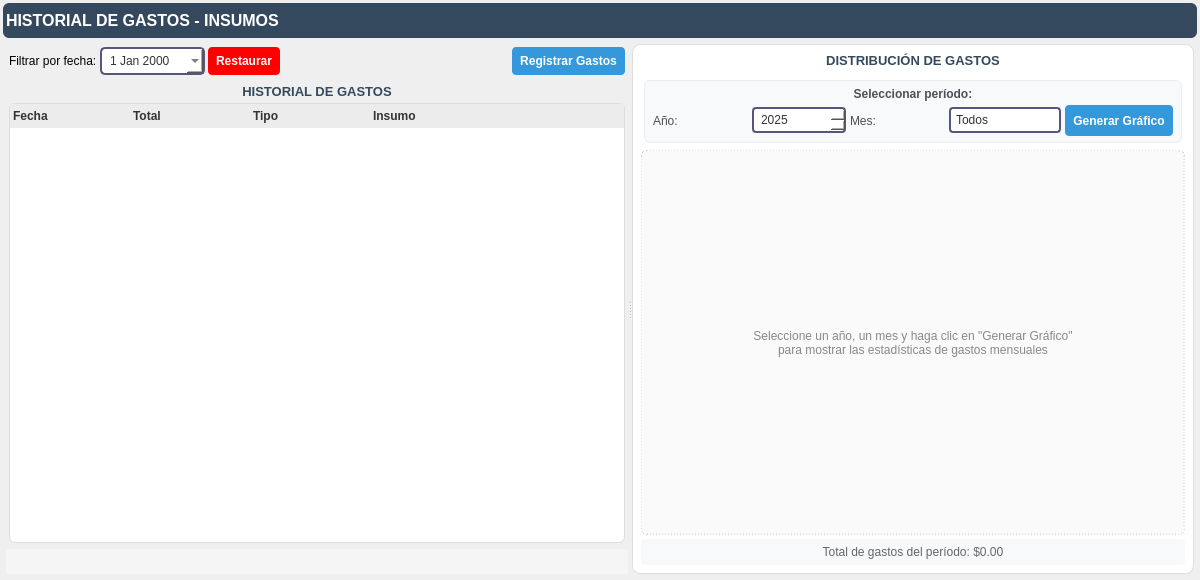
<?xml version="1.0" encoding="UTF-8"?>
<ui version="4.0">
 <class>Gastos</class>
 <widget class="QWidget" name="Gastos">
  <property name="geometry">
   <rect>
    <x>0</x>
    <y>0</y>
    <width>1200</width>
    <height>580</height>
   </rect>
  </property>
  <property name="windowTitle">
   <string>Historial de Compras - Extintores</string>
  </property>
  <property name="styleSheet">
   <string notr="true">QFrame {
    border-radius: 6px;
}
QMainWindow {
    background-color: #f9f9f9;
    font-family: &quot;Poppins&quot;, &quot;Segoe UI&quot;, sans-serif;
    font-size: 14px;
}
QPushButton {
    background-color: #3498db;
    color: white;
    border: none;
    border-radius: 4px;
    padding: 3px 8px;
    min-height: 22px; }
QPushButton:hover {
    background-color: #2980b9;
}
QPushButton:disabled {
    background-color: #bdc3c7;
}
QPushButton#btnCerrarCaja {
    background-color: #e74c3c;
}
QPushButton#btnCerrarCaja:hover {
    background-color: #c0392b;
}
QLineEdit, QComboBox, QDateEdit {
    border: 1px solid #cccccc;
    border-radius: 4px;
    padding: 2px; background: white;
}

/* QTableWidget / QTableView */
QHeaderView::section {
    background-color: #ececec;
    color: #333;
    padding: 3px; border: none;
    font-weight: bold;
}
QTableWidget {
    border: 1px solid #ddd;
    background-color: white;
    gridline-color: #ccc;
    alternate-background-color: #f2f2f2;
}
QTableWidget::item {
    padding: 4px; }
QTableWidget::item:hover {
    background-color: #f0f8ff;
}
/* QLineEdit (buscador) */
QLineEdit {
    border: 2px solid #ddd;
    border-radius: 8px;
    padding: 4px 10px; background-color: white;
}
QLineEdit:focus {
    border-color: #007BFF;
}
QComboBox {
     border: 2px solid rgb(85, 85, 127);
     border-radius: 5px;
     padding: 4px 6px; color: #333;
     background-color: #fff;
   }
QDateEdit {
     border: 2px solid  rgb(85, 85, 127);
     border-radius: 5px;
     padding: 4px 6px; color: #333;
     background-color: #fff;
   }
QComboBox:focus {
     border: 1px solid #0078d7;
     background-color: #eef6ff;
   }

QDateEdit:focus {
     border: 1px solid #0078d7;
     background-color: #eef6ff;
   }</string>
  </property>
  <layout class="QVBoxLayout" name="verticalLayout">
   <property name="spacing">
    <number>3</number>
   </property>
   <property name="leftMargin">
    <number>3</number>
   </property>
   <property name="topMargin">
    <number>3</number>
   </property>
   <property name="rightMargin">
    <number>3</number>
   </property>
   <property name="bottomMargin">
    <number>3</number>
   </property>
   <item>
    <widget class="QFrame" name="frameHeader">
     <property name="minimumSize">
      <size>
       <width>0</width>
       <height>35</height>
      </size>
     </property>
     <property name="maximumSize">
      <size>
       <width>16777215</width>
       <height>35</height>
      </size>
     </property>
     <property name="styleSheet">
      <string notr="true">
background:#34495E;</string>
     </property>
     <property name="frameShape">
      <enum>QFrame::StyledPanel</enum>
     </property>
     <property name="frameShadow">
      <enum>QFrame::Raised</enum>
     </property>
     <layout class="QHBoxLayout" name="horizontalLayout_1">
      <property name="spacing">
       <number>3</number>
      </property>
      <property name="leftMargin">
       <number>3</number>
      </property>
      <property name="topMargin">
       <number>3</number>
      </property>
      <property name="rightMargin">
       <number>3</number>
      </property>
      <property name="bottomMargin">
       <number>3</number>
      </property>
      <item>
       <widget class="QLabel" name="labelTitle">
        <property name="font">
         <font>
          <pointsize>12</pointsize>
          <bold>true</bold>
         </font>
        </property>
        <property name="styleSheet">
         <string notr="true">color: rgb(255, 255, 255);</string>
        </property>
        <property name="text">
         <string>HISTORIAL DE GASTOS - INSUMOS</string>
        </property>
       </widget>
      </item>
      <item>
       <spacer name="horizontalSpacer_1">
        <property name="orientation">
         <enum>Qt::Horizontal</enum>
        </property>
        <property name="sizeHint" stdset="0">
         <size>
          <width>40</width>
          <height>20</height>
         </size>
        </property>
       </spacer>
      </item>
     </layout>
    </widget>
   </item>
   <item>
    <widget class="QFrame" name="frameContenidoPrincipal">
     <property name="sizePolicy">
      <sizepolicy hsizetype="Preferred" vsizetype="Expanding">
       <horstretch>0</horstretch>
       <verstretch>0</verstretch>
      </sizepolicy>
     </property>
     <property name="frameShape">
      <enum>QFrame::StyledPanel</enum>
     </property>
     <property name="frameShadow">
      <enum>QFrame::Raised</enum>
     </property>
     <layout class="QVBoxLayout" name="verticalLayout_main_content">
      <property name="spacing">
       <number>3</number>
      </property>
      <property name="leftMargin">
       <number>3</number>
      </property>
      <property name="topMargin">
       <number>3</number>
      </property>
      <property name="rightMargin">
       <number>3</number>
      </property>
      <property name="bottomMargin">
       <number>3</number>
      </property>
      <item>
       <widget class="QSplitter" name="mainSplitter">
        <property name="orientation">
         <enum>Qt::Horizontal</enum>
        </property>
        <widget class="QFrame" name="frameIzquierdo">
         <property name="sizePolicy">
          <sizepolicy hsizetype="Expanding" vsizetype="Expanding">
           <horstretch>1</horstretch>
           <verstretch>0</verstretch>
          </sizepolicy>
         </property>
         <property name="frameShape">
          <enum>QFrame::StyledPanel</enum>
         </property>
         <property name="frameShadow">
          <enum>QFrame::Raised</enum>
         </property>
         <layout class="QVBoxLayout" name="verticalLayoutIzquierdo">
          <property name="spacing">
           <number>3</number>
          </property>
          <property name="leftMargin">
           <number>0</number>
          </property>
          <property name="topMargin">
           <number>0</number>
          </property>
          <property name="rightMargin">
           <number>0</number>
          </property>
          <property name="bottomMargin">
           <number>0</number>
          </property>
          <item>
           <widget class="QFrame" name="frameClienteSelection">
            <property name="frameShape">
             <enum>QFrame::StyledPanel</enum>
            </property>
            <property name="frameShadow">
             <enum>QFrame::Raised</enum>
            </property>
            <layout class="QHBoxLayout" name="horizontalLayout_2">
             <property name="spacing">
              <number>3</number>
             </property>
             <property name="leftMargin">
              <number>3</number>
             </property>
             <property name="topMargin">
              <number>3</number>
             </property>
             <property name="rightMargin">
              <number>3</number>
             </property>
             <property name="bottomMargin">
              <number>3</number>
             </property>
             <item alignment="Qt::AlignLeft">
              <widget class="QLabel" name="label">
               <property name="styleSheet">
                <string notr="true">color:black;</string>
               </property>
               <property name="text">
                <string>Filtrar por fecha:</string>
               </property>
              </widget>
             </item>
             <item alignment="Qt::AlignLeft">
              <widget class="QDateEdit" name="dateEdit">
               <property name="calendarPopup">
                <bool>true</bool>
               </property>
              </widget>
             </item>
             <item>
              <widget class="QPushButton" name="btnRestaurar">
               <property name="font">
                <font>
                 <bold>true</bold>
                </font>
               </property>
               <property name="styleSheet">
                <string notr="true">
background-color:  rgb(255, 0, 0);</string>
               </property>
               <property name="text">
                <string>Restaurar</string>
               </property>
              </widget>
             </item>
             <item>
              <spacer name="horizontalSpacer">
               <property name="orientation">
                <enum>Qt::Horizontal</enum>
               </property>
               <property name="sizeHint" stdset="0">
                <size>
                 <width>40</width>
                 <height>20</height>
                </size>
               </property>
              </spacer>
             </item>
             <item alignment="Qt::AlignRight">
              <widget class="QPushButton" name="pushButton">
               <property name="font">
                <font>
                 <bold>true</bold>
                </font>
               </property>
               <property name="text">
                <string>Registrar Gastos</string>
               </property>
               <property name="icon">
                <iconset>
                 <normaloff>../images/dinero.png</normaloff>../images/dinero.png</iconset>
               </property>
              </widget>
             </item>
            </layout>
           </widget>
          </item>
          <item>
           <widget class="QFrame" name="frameTabla">
            <property name="sizePolicy">
             <sizepolicy hsizetype="Expanding" vsizetype="Expanding">
              <horstretch>3</horstretch>
              <verstretch>0</verstretch>
             </sizepolicy>
            </property>
            <property name="frameShape">
             <enum>QFrame::StyledPanel</enum>
            </property>
            <property name="frameShadow">
             <enum>QFrame::Raised</enum>
            </property>
            <layout class="QVBoxLayout" name="verticalLayoutTabla">
             <property name="spacing">
              <number>2</number>
             </property>
             <property name="leftMargin">
              <number>3</number>
             </property>
             <property name="topMargin">
              <number>3</number>
             </property>
             <property name="rightMargin">
              <number>3</number>
             </property>
             <property name="bottomMargin">
              <number>3</number>
             </property>
             <item>
              <widget class="QLabel" name="labelTituloTabla">
               <property name="font">
                <font>
                 <pointsize>10</pointsize>
                 <bold>true</bold>
                </font>
               </property>
               <property name="styleSheet">
                <string notr="true">color: #34495E; margin-bottom: 2px;</string>
               </property>
               <property name="text">
                <string>HISTORIAL DE GASTOS</string>
               </property>
               <property name="alignment">
                <set>Qt::AlignCenter</set>
               </property>
              </widget>
             </item>
             <item>
              <widget class="QTableWidget" name="tableGastos">
               <property name="styleSheet">
                <string notr="true">color:black;</string>
               </property>
               <property name="editTriggers">
                <set>QAbstractItemView::NoEditTriggers</set>
               </property>
               <property name="alternatingRowColors">
                <bool>false</bool>
               </property>
               <property name="selectionBehavior">
                <enum>QAbstractItemView::SelectRows</enum>
               </property>
               <property name="sortingEnabled">
                <bool>true</bool>
               </property>
               <attribute name="horizontalHeaderDefaultSectionSize">
                <number>120</number>
               </attribute>
               <attribute name="horizontalHeaderStretchLastSection">
                <bool>true</bool>
               </attribute>
               <column>
                <property name="text">
                 <string>Fecha</string>
                </property>
                <property name="font">
                 <font>
                  <bold>true</bold>
                 </font>
                </property>
                <property name="textAlignment">
                 <set>AlignLeading|AlignVCenter</set>
                </property>
               </column>
               <column>
                <property name="text">
                 <string>Total</string>
                </property>
                <property name="font">
                 <font>
                  <bold>true</bold>
                 </font>
                </property>
                <property name="textAlignment">
                 <set>AlignLeading|AlignVCenter</set>
                </property>
               </column>
               <column>
                <property name="text">
                 <string>Tipo</string>
                </property>
                <property name="font">
                 <font>
                  <bold>true</bold>
                 </font>
                </property>
                <property name="textAlignment">
                 <set>AlignLeading|AlignVCenter</set>
                </property>
               </column>
               <column>
                <property name="text">
                 <string>Insumo</string>
                </property>
                <property name="font">
                 <font>
                  <bold>true</bold>
                 </font>
                </property>
                <property name="textAlignment">
                 <set>AlignLeading|AlignVCenter</set>
                </property>
               </column>
              </widget>
             </item>
            </layout>
           </widget>
          </item>
          <item>
           <widget class="QWidget" name="widgetPaginacion" native="true">
            <property name="maximumSize">
             <size>
              <width>16777215</width>
              <height>25</height>
             </size>
            </property>
            <property name="styleSheet">
             <string notr="true">background-color: #f5f5f5;
border: none;</string>
            </property>
            <layout class="QHBoxLayout" name="horizontalLayout_3">
             <property name="leftMargin">
              <number>0</number>
             </property>
             <property name="topMargin">
              <number>0</number>
             </property>
             <property name="rightMargin">
              <number>0</number>
             </property>
             <property name="bottomMargin">
              <number>0</number>
             </property>
             <item>
              <spacer name="horizontalSpacer_3">
               <property name="orientation">
                <enum>Qt::Horizontal</enum>
               </property>
               <property name="sizeHint" stdset="0">
                <size>
                 <width>40</width>
                 <height>20</height>
                </size>
               </property>
              </spacer>
             </item>
             <item>
              <widget class="QPushButton" name="btnFirstPage">
               <property name="cursor">
                <cursorShape>PointingHandCursor</cursorShape>
               </property>
               <property name="text">
                <string/>
               </property>
               <property name="icon">
                <iconset>
                 <normaloff>../images/anterior (1).png</normaloff>../images/anterior (1).png</iconset>
               </property>
               <property name="iconSize">
                <size>
                 <width>16</width>
                 <height>16</height>
                </size>
               </property>
              </widget>
             </item>
             <item>
              <widget class="QPushButton" name="btnPreviousPage">
               <property name="cursor">
                <cursorShape>PointingHandCursor</cursorShape>
               </property>
               <property name="text">
                <string/>
               </property>
               <property name="icon">
                <iconset>
                 <normaloff>../images/anterior.png</normaloff>../images/anterior.png</iconset>
               </property>
              </widget>
             </item>
             <item>
              <widget class="QLabel" name="labelPageInfo">
               <property name="styleSheet">
                <string notr="true">color: black</string>
               </property>
               <property name="text">
                <string/>
               </property>
              </widget>
             </item>
             <item>
              <widget class="QPushButton" name="btnNextPage">
               <property name="cursor">
                <cursorShape>PointingHandCursor</cursorShape>
               </property>
               <property name="styleSheet">
                <string notr="true"/>
               </property>
               <property name="text">
                <string/>
               </property>
               <property name="icon">
                <iconset>
                 <normaloff>../images/sssiguiente.png</normaloff>../images/sssiguiente.png</iconset>
               </property>
              </widget>
             </item>
             <item>
              <widget class="QPushButton" name="btnLastPage">
               <property name="cursor">
                <cursorShape>PointingHandCursor</cursorShape>
               </property>
               <property name="styleSheet">
                <string notr="true"/>
               </property>
               <property name="text">
                <string/>
               </property>
               <property name="icon">
                <iconset>
                 <normaloff>../images/proximo (1).png</normaloff>../images/proximo (1).png</iconset>
               </property>
               <property name="iconSize">
                <size>
                 <width>16</width>
                 <height>16</height>
                </size>
               </property>
              </widget>
             </item>
             <item>
              <spacer name="horizontalSpacer_4">
               <property name="orientation">
                <enum>Qt::Horizontal</enum>
               </property>
               <property name="sizeHint" stdset="0">
                <size>
                 <width>40</width>
                 <height>20</height>
                </size>
               </property>
              </spacer>
             </item>
            </layout>
           </widget>
          </item>
         </layout>
        </widget>
        <widget class="QFrame" name="frameGrafico">
         <property name="sizePolicy">
          <sizepolicy hsizetype="Expanding" vsizetype="Expanding">
           <horstretch>1</horstretch>
           <verstretch>0</verstretch>
          </sizepolicy>
         </property>
         <property name="minimumSize">
          <size>
           <width>350</width>
           <height>0</height>
          </size>
         </property>
         <property name="styleSheet">
          <string notr="true">QFrame#frameGrafico {
    background-color: white;
    border: 1px solid #ddd;
    border-radius: 8px;
}</string>
         </property>
         <property name="frameShape">
          <enum>QFrame::StyledPanel</enum>
         </property>
         <property name="frameShadow">
          <enum>QFrame::Raised</enum>
         </property>
         <layout class="QVBoxLayout" name="verticalLayoutGrafico">
          <property name="spacing">
           <number>4</number>
          </property>
          <property name="leftMargin">
           <number>8</number>
          </property>
          <property name="topMargin">
           <number>8</number>
          </property>
          <property name="rightMargin">
           <number>8</number>
          </property>
          <property name="bottomMargin">
           <number>8</number>
          </property>
          <item>
           <widget class="QLabel" name="labelTituloGrafico">
            <property name="font">
             <font>
              <pointsize>10</pointsize>
              <bold>true</bold>
             </font>
            </property>
            <property name="styleSheet">
             <string notr="true">color: #34495E; margin-bottom: 5px;</string>
            </property>
            <property name="text">
             <string>DISTRIBUCIÓN DE GASTOS</string>
            </property>
            <property name="alignment">
             <set>Qt::AlignCenter</set>
            </property>
           </widget>
          </item>
          <item>
           <widget class="QFrame" name="frameControlesGrafico">
            <property name="maximumSize">
             <size>
              <width>16777215</width>
              <height>70</height>
             </size>
            </property>
            <property name="styleSheet">
             <string notr="true">QFrame#frameControlesGrafico {
    background-color: #f8f9fa;
    border: 1px solid #e9ecef;
    border-radius: 6px;
    margin: 3px; }</string>
            </property>
            <property name="frameShape">
             <enum>QFrame::StyledPanel</enum>
            </property>
            <property name="frameShadow">
             <enum>QFrame::Raised</enum>
            </property>
            <layout class="QVBoxLayout" name="verticalLayoutControles">
             <property name="spacing">
              <number>4</number>
             </property>
             <property name="leftMargin">
              <number>8</number>
             </property>
             <property name="topMargin">
              <number>6</number>
             </property>
             <property name="rightMargin">
              <number>8</number>
             </property>
             <property name="bottomMargin">
              <number>6</number>
             </property>
             <item>
              <widget class="QLabel" name="labelPeriodo">
               <property name="font">
                <font>
                 <pointsize>9</pointsize>
                 <bold>true</bold>
                </font>
               </property>
               <property name="styleSheet">
                <string notr="true">color: #495057; border: none;</string>
               </property>
               <property name="text">
                <string>Seleccionar período:</string>
               </property>
               <property name="alignment">
                <set>Qt::AlignCenter</set>
               </property>
              </widget>
             </item>
             <item>
              <layout class="QHBoxLayout" name="horizontalLayoutPeriodo">
               <property name="spacing">
                <number>4</number>
               </property>
               <item>
                <widget class="QLabel" name="labelAño">
                 <property name="styleSheet">
                  <string notr="true">color: #495057; border: none;</string>
                 </property>
                 <property name="text">
                  <string>Año:</string>
                 </property>
                </widget>
               </item>
               <item>
                <widget class="QSpinBox" name="spinBoxAño">
                 <property name="styleSheet">
                  <string notr="true">QSpinBox {
    border: 2px solid rgb(85, 85, 127);
    border-radius: 4px;
    padding: 3px 5px; background-color: white;
    color: #333;
}
QSpinBox:focus {
    border-color: #0078d7;
    background-color: #eef6ff;
}</string>
                 </property>
                 <property name="minimum">
                  <number>2020</number>
                 </property>
                 <property name="maximum">
                  <number>2050</number>
                 </property>
                 <property name="value">
                  <number>2025</number>
                 </property>
                </widget>
               </item>
               <item>
                <widget class="QLabel" name="labelMes">
                 <property name="styleSheet">
                  <string notr="true">color: #495057; border: none;</string>
                 </property>
                 <property name="text">
                  <string>Mes:</string>
                 </property>
                </widget>
               </item>
               <item>
                <widget class="QComboBox" name="comboBoxMes">
                 <property name="styleSheet">
                  <string notr="true">QComboBox {
    border: 2px solid rgb(85, 85, 127);
    border-radius: 4px;
    padding: 3px 5px; background-color: white;
    color: #333;
    min-width: 80px;
}
QComboBox:focus {
    border-color: #0078d7;
    background-color: #eef6ff;
}
QComboBox::drop-down {
    border: none;
}
QComboBox::down-arrow {
    width: 12px;
    height: 12px;
}</string>
                 </property>
                 <item>
                  <property name="text">
                   <string>Todos</string>
                  </property>
                 </item>
                </widget>
               </item>
               <item>
                <widget class="QPushButton" name="btnGenerarGrafico">
                 <property name="font">
                  <font>
                   <bold>true</bold>
                  </font>
                 </property>
                 <property name="styleSheet">
                  <string notr="true">
                 QPushButton {
    background-color: #3498db;
    color: white;
    border: none;
    border-radius: 4px;
    padding: 3px 8px;
    min-height: 25px;
}
QPushButton:hover {
    background-color: #2980b9;
}</string>
                 </property>
                 <property name="text">
                  <string>Generar Gráfico</string>
                 </property>
                </widget>
               </item>
              </layout>
             </item>
            </layout>
           </widget>
          </item>
          <item>
           <widget class="QFrame" name="frameGrafico_placeholder">
            <property name="sizePolicy">
             <sizepolicy hsizetype="Expanding" vsizetype="Expanding">
              <horstretch>0</horstretch>
              <verstretch>0</verstretch>
             </sizepolicy>
            </property>
            <property name="minimumSize">
             <size>
              <width>300</width>
              <height>250</height>
             </size>
            </property>
            <property name="styleSheet">
             <string notr="true">background-color: #fafafa; 
border: 1px dashed #ccc; 
border-radius: 6px;</string>
            </property>
            <layout class="QVBoxLayout" name="layoutGrafico">
             <item>
              <widget class="QLabel" name="labelPlaceholder">
               <property name="styleSheet">
                <string notr="true">color: #888; 
font-size: 12px; 
border: none;</string>
               </property>
               <property name="text">
                <string>Seleccione un año, un mes y haga clic en &quot;Generar Gráfico&quot; 
para mostrar las estadísticas de gastos mensuales</string>
               </property>
               <property name="alignment">
                <set>Qt::AlignCenter</set>
               </property>
              </widget>
             </item>
            </layout>
           </widget>
          </item>
          <item>
           <widget class="QLabel" name="labelEstadisticas">
            <property name="font">
             <font>
              <pointsize>9</pointsize>
             </font>
            </property>
            <property name="styleSheet">
             <string notr="true">color: #666; 
background-color: #f8f9fa; 
padding: 6px; border-radius: 4px;</string>
            </property>
            <property name="text">
             <string>Total de gastos del período: $0.00</string>
            </property>
            <property name="alignment">
             <set>Qt::AlignCenter</set>
            </property>
           </widget>
          </item>
         </layout>
        </widget>
       </widget>
      </item>
     </layout>
    </widget>
   </item>
  </layout>
 </widget>
 <resources/>
 <connections/>
</ui>
